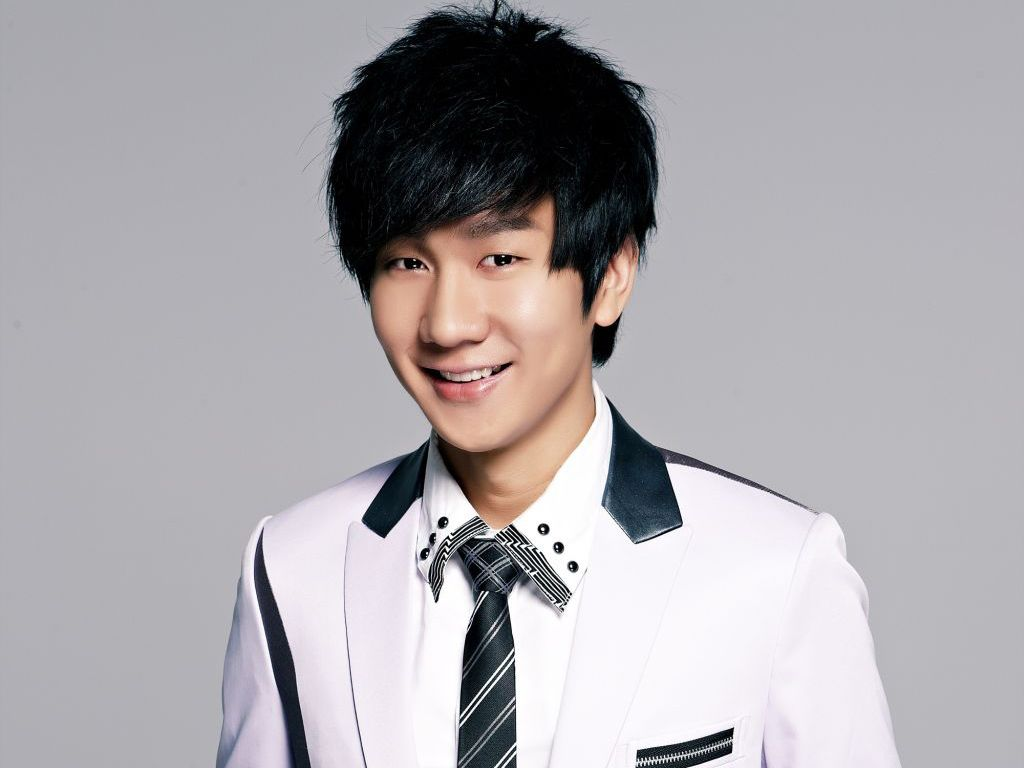
#> input picture Data/jjlin.jpg, 1024 x 768 px, found by its file name
$ python fliter.py
#> lines starting #> are read from the running program, lines starting #| are printed output that depends on the picture; after the words box and inside, x2 and y2 are one past the last pixel; in counts of white or black regions, pixels touching at a corner belong together
import cv2 as cv
import numpy as np
import matplotlib.pyplot as plt
from scipy import ndimage as nd

# class VConvolutionfliter(object):
# 	"""a filter that applies a convolution to v """
# 	def __init__(self, kernel):
# 		self.kernel = kernel
# 	def apply(self, src, dst):
# 		"""apply the filter with a bgr/gray source/destination"""
# 		cv.filter2D(src, -1, self_kernel, dst)

# class SharpenFilter(VConvolutionfliter):
# 	"""docstring for SharpenFilter"""
# 	def __init__(self):
# 		kernel = np.array([[-1,-1,-1],[-1,9,-1],[-1,-1,-1]])
# 		VConvolutionfliter.__init__(self, kernel)

# class FindEdgesFilter(VConvolutionfliter):
# 	"""docstring for FindEdgesFilter"""
# 	def __init__(self):
# 		kernel = np.array([[-1,-1,-1],[-1,8,-1],[-1,-1,-1]])
# 		VConvolutionfliter.__init__(self, kernel)


# # kernel_3x3 = np.array([[-1,-1,-1],[-1,8,-1],[-1,-1,-1]])
# # k3 = nd.convolve(img, kernel_3x3)
# # blurred = cv.GaussianBlur(img,(11,11),0)
# # g_hpf = img - blurred
# # median = cv.medianBlur(img,5)
# # blur = cv.bilateralFilter(img, 9,75,75)
# # cv.imshow('median image', median)
# # cv.imshow('blur image', blur)
# # cv.imshow('hpf image', g_hpf)
# # cv.imshow('blurred image', blurred)
# # cv.imshow('convolve', k3)
# # cv.imshow('laplace', lap)

img = cv.imread('./images/jjlin.jpg',0)
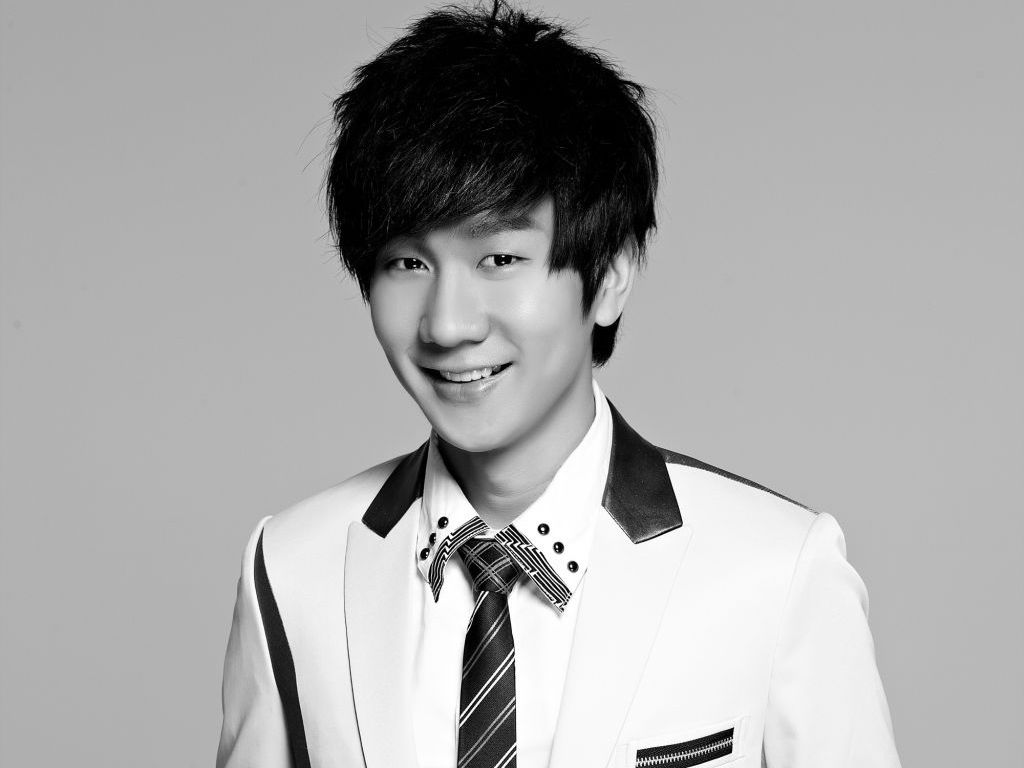
#> img: shape (768, 1024); min 0, max 255, mean 169.6
img_canny = cv.Canny(img, 200, 300)
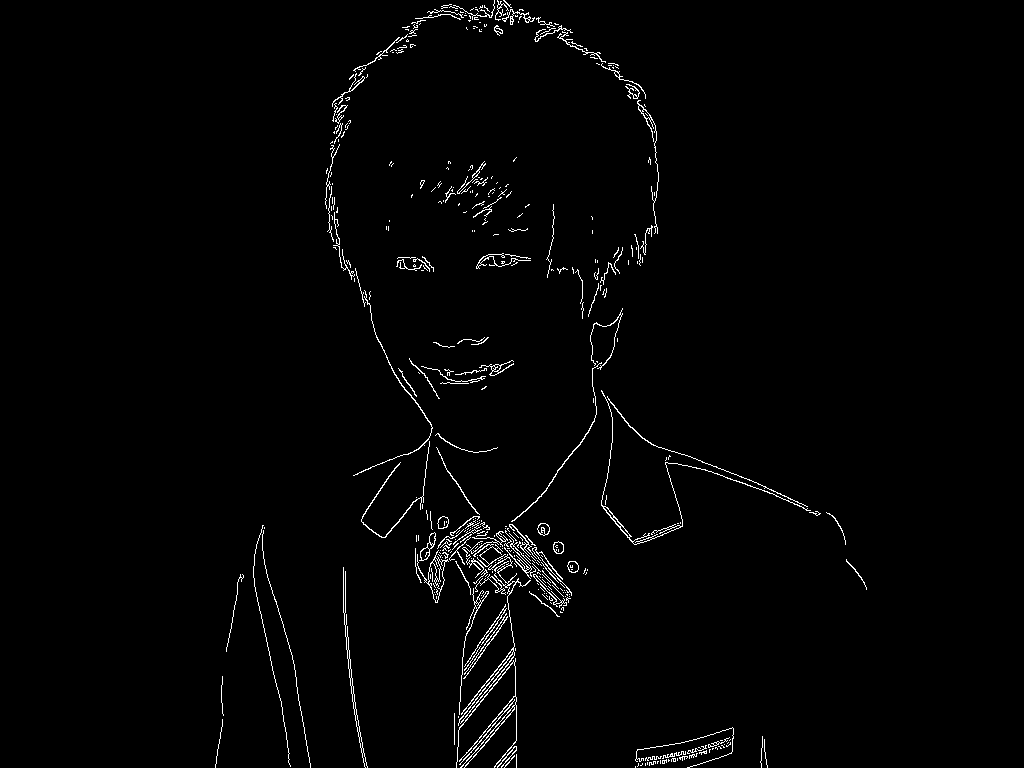
#> img_canny: shape (768, 1024); 1.6% white in thin lines or dots, all inside (x1, y1, x2, y2) = (215, 0, 867, 768)
# [10 lines of commented-out code are left out]
cv.imshow('image Canny', img_canny)
cv.waitKey()
cv.destroyAllWindows()
